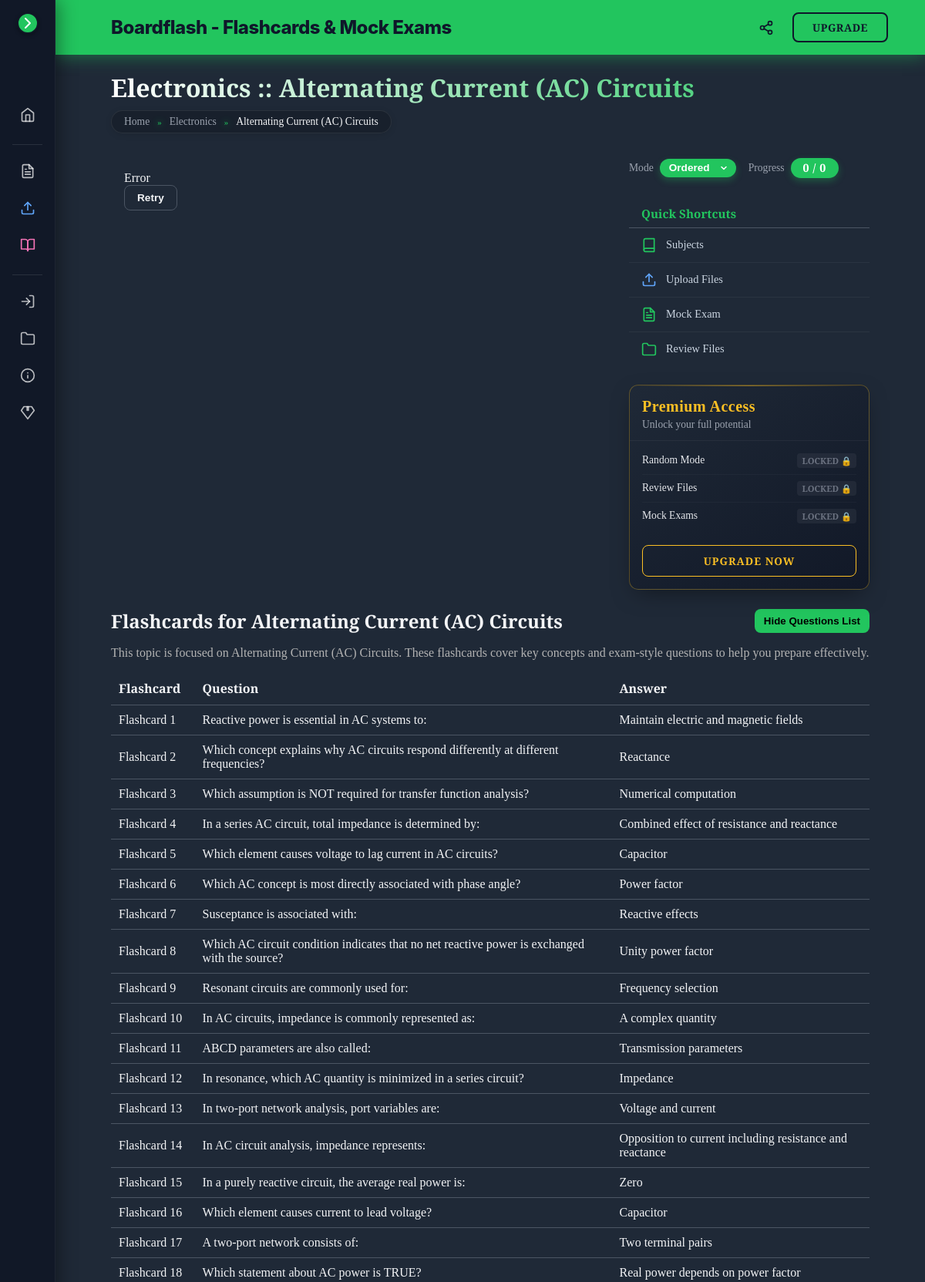
Page /flashcards/alternating-current-ac-circuits/ (upper part) on the committed database.
### review/models.py (models this page shows, shortened)
class Topic(models.Model):
    id = models.UUIDField(primary_key=True, default=uuid.uuid4, editable=False)
    subject = models.ForeignKey(Subject, on_delete=models.CASCADE, related_name="topics")
    folder_ref = models.ForeignKey(Folder, on_delete=models.SET_NULL, null=True, blank=True, related_name="topics")
    folder = models.CharField(max_length=255, default="General", blank=True, db_index=True, help_text="Deprecated. Use folder_ref.")
    slug = models.SlugField(max_length=140)
    title = models.CharField(max_length=255)
    description = models.TextField(blank=True)
    order = models.PositiveIntegerField(default=0, db_index=True)
    is_active = models.BooleanField(default=True, db_index=True)
    is_private = models.BooleanField(default=False, db_index=True, help_text="If True, only allowed users can see this topic.")
    allowed_users = models.ManyToManyField(User, blank=True, related_name="allowed_topics")
    created_at = models.DateTimeField(auto_now_add=True)
    updated_at = models.DateTimeField(auto_now=True)
    class Meta:
        unique_together = ("subject", "slug")
        ordering = ("subject", "folder_ref__order", "folder_ref__title", "order", "title")
        indexes = [
            Index(fields=["subject", "order"]),
            Index(fields=["is_active"]),
            Index(fields=["is_private"]),
        ]
        verbose_name = _("Topic")
        verbose_name_plural = _("Topics")
    def __str__(self):
        return f"{self.subject.title} • {self.title}"

class Question(models.Model):
    ANSWER_TEXT = "text"
    ANSWER_MC = "mc"
    ANSWER_TF = "tf"
    ANSWER_TYPE_CHOICES = [
        (ANSWER_TEXT, "Text"),
        (ANSWER_MC, "Multiple Choice"),
        (ANSWER_TF, "True / False"),
    ]
    id = models.UUIDField(primary_key=True, default=uuid.uuid4, editable=False)
    topic = models.ForeignKey(Topic, on_delete=models.CASCADE, related_name="questions")
    order = models.PositiveIntegerField(default=0, db_index=True)
    prompt = models.TextField()
    choices = JSONField(blank=True, null=True)
    answer = models.TextField(blank=True, null=True)
    answer_type = models.CharField(max_length=10, choices=ANSWER_TYPE_CHOICES, default=ANSWER_TEXT)
    explanation = models.TextField(blank=True, null=True)
    is_active = models.BooleanField(default=True, db_index=True)
    is_premium = models.BooleanField(default=False, db_index=True)
    metadata = JSONField(blank=True, null=True)
    created_at = models.DateTimeField(auto_now_add=True)
    updated_at = models.DateTimeField(auto_now=True)
    class Meta:
        ordering = ("topic", "order")
        indexes = [
            Index(fields=["topic", "order"]),
            Index(fields=["is_active"]),
            Index(fields=["is_premium"]),
            Index(fields=["created_at"]),
        ]
        verbose_name = _("Question")
        verbose_name_plural = _("Questions")

### review/views.py (the view)
# urls.py: path("flashcards/<slug:topic_slug>/", flashcard_view, name="flashcards-page"),
def flashcards(request, topic_slug=None, *args, **kwargs):
    incoming = topic_slug or kwargs.get("topic_slug")
    if not incoming:
        logger.warning("flashcards view called without topic identifier; returning 404")
        return render(request, "review/error.html", {"message": "Topic not specified."}, status=404)
    topic = None
    try:
        topic = Topic.objects.filter(slug=incoming).first()
        if not topic:
             return render(request, "review/error.html", {"message": "Topic not found."}, status=404)
    except Exception as e:
        logger.exception("Failed to resolve topic '%s': %s", incoming, e)
        return render(request, "review/error.html", {"message": "An error occurred."}, status=404)
    try:
        questions_qs = topic.questions.filter(is_active=True).order_by("order", "id")
        seo_questions = []
        idx = 1
        for q in questions_qs:
            ans_text = ""
            q_ans = str(q.answer).strip() if q.answer is not None else ""
            if q.choices:
                for c in q.choices:
                    c_key = str(c.get("key", "")).strip()
                    c_text = str(c.get("text", "")).strip()
                    if c_key == q_ans or c_text == q_ans:
                        ans_text = c.get("text", "")
                        break
            if not ans_text:
                ans_text = q.answer or ""
            seo_questions.append({
                "index": idx,
                "prompt": getattr(q, "prompt", ""),
                "answer_text": ans_text
            })
            idx += 1
        topic_questions_count = questions_qs.count()
    except Exception:
        seo_questions = []
        topic_questions_count = 0
    seo_intro = f"This topic is focused on {topic.title}. These flashcards cover key concepts and exam-style questions to help you prepare effectively."
    topic_seo_text = (getattr(topic, "description", "") or "").strip() or seo_intro
    try:
        suggested = []
        if getattr(topic, "subject", None):
            tq = topic.subject.topics.filter(is_active=True).exclude(id=topic.id)
            if request.user.is_authenticated:
                from django.db.models import Q
                tq = tq.filter(Q(is_private=False) | Q(allowed_users=request.user)).distinct()
            else:
                tq = tq.filter(is_private=False)
            for t in tq.order_by("order")[:5]:
                suggested.append({"title": t.title, "slug": t.slug})
    except Exception:
        suggested = []
    context = {
        "topic_slug": topic.slug,
        "topic_title": getattr(topic, "title", str(topic)),
        "subject_slug": topic.subject.slug if getattr(topic, "subject", None) else "",
        "is_premium_user": UserAccess.user_has_valid_access(request.user),
        "feature_random_enabled": is_feature_enabled("RANDOM_FLASHCARDS_ENABLED"),
        "page_size_default": 50,
        "seo_questions": seo_questions,
        "topic_questions_count": topic_questions_count,
        "seo_intro": seo_intro,
        "topic_seo_text": topic_seo_text,
        "suggested_topics": suggested,
    }
    return render(request, "review/flashcards.html", context)

### review/models.py (called while the page is built)
def is_feature_enabled(key: str) -> bool:
    try:
        flag = FeatureFlag.objects.filter(key=key).first()
        if flag:
            return flag.enabled
    except Exception:
        pass
    val = os.getenv(f"FEATURE_{key.upper()}")
    if not val:
        return False
    return val.lower() in ("1", "true", "yes", "on")

    @staticmethod
    def user_has_valid_access(user: Optional[User]) -> bool:
        if not user or not getattr(user, "is_authenticated", False):
            return False
        return True

### review/templates/review/flashcards.html (shortened to what this page needs)
{% extends "review/base.html" %}
{% load static %}
{% block head_extra %}
<link rel="stylesheet" href="{% static 'review/css/flashcards.css' %}">
{% endblock %}
{% block content %}
<div id="flashcards-app"
     data-topic-slug="{{ topic_slug|default:'' }}"
     data-subject-slug="{{ subject_slug|default:'' }}"
     data-is-premium="{{ is_premium_user|yesno:'true,false' }}"
     data-random-enabled="{{ feature_random_enabled|yesno:'true,false' }}"
     data-page-size="{{ page_size_default|default:200 }}"
     data-analytics-enabled="true"
     data-review-files-enabled="true"
     data-mock-exam-enabled="true"
     data-premium-login-required="false">
  <header class="main-header-banner">
    <div class="banner-brand">
      <span class="banner-text">Boardflash - Flashcards & Mock Exams</span>
    </div>
    <div class="banner-actions">
      <button class="btn-icon" title="Share">
      </button>
      <a href="/pricing/" class="btn-upgrade-banner">Upgrade</a>
    </div>
  </header>
  <div class="container-fluid">
    <div class="page-shell">
      <div class="section-title mb-4">
        <h1 class="display-5 fw-bold text-white mb-2">
          <span class="text-muted fw-light">::</span>
          <span class="text-accent">{{ topic_title|default:"Operational Amplifiers" }}</span>
        </h1>
        <nav class="section-breadcrumb">
          <span class="text-muted">Home</span>
          <span class="sep">»</span>
          <span class="text-muted">{{ subject_title|default:'Electronics' }}</span>
          <span class="sep">»</span>
          <span class="text-white">{{ topic_title|default:'Operational Amplifiers' }}</span>
        </nav>
      </div>
    </div>
    <div class="row g-3">
      <main class="col-12 col-lg-6">
        <div id="state-error" class="alert alert-danger" style="display:none">
          Error
          <div class="mt-2">
            <button id="retry-btn" class="btn btn-outline-secondary btn-sm">Retry</button>
          </div>
        </div>
      </main>
      <aside class="col-12 col-lg-3">
        <div class="controls-grid">
           <div class="control-item">
             <span class="control-label">Mode</span>
             <select id="mode-select" class="form-select form-select-sm bg-dark border-secondary text-white">
               <option value="ordered" class="text-dark">Ordered</option>
             </select>
           </div>
           <div class="control-item">
             <span class="control-label">Progress</span>
             <div class="progress-pill-sidebar text-accent font-monospace">
                <span id="progress-current">0</span> / <span id="progress-total">0</span>
             </div>
           </div>
        </div>
        <div class="card">
          <div class="card-body" style="padding:0; overflow:visible;">
            <div class="shortcuts-menu">
              <div class="shortcut-header">Quick Shortcuts</div>
              <a href="/" class="shortcut-category" style="text-decoration: none; display: flex; align-items: center; padding: 12px 16px; border-bottom: 1px solid rgba(255,255,255,0.05);">
                  <span class="cat-icon shortcut-icon" style="margin-right: 12px;">
                    <svg xmlns="http://www.w3.org/2000/svg" width="20" height="20" viewBox="0 0 24 24" fill="none" stroke="currentColor" stroke-width="2" stroke-linecap="round" stroke-linejoin="round"><path d="M4 19.5A2.5 2.5 0 0 1 6.5 17H20"></path><path d="M6.5 2H20v20H6.5A2.5 2.5 0 0 1 4 19.5v-15A2.5 2.5 0 0 1 6.5 2z"></path></svg>
                  </span>
                  <span class="cat-name" style="color: #cbd5e1; font-weight: 500;">Subjects</span>
              </a>
              <a href="/?highlight=concierge" class="shortcut-category" style="text-decoration: none; display: flex; align-items: center; padding: 12px 16px; border-bottom: 1px solid rgba(255,255,255,0.05);">
                  <span class="cat-icon shortcut-icon" style="margin-right: 12px; color: #60a5fa;">
                  </span>
                  <span class="cat-name" style="color: #cbd5e1; font-weight: 500;">Upload Files</span>
              </a>
              <a href="{% url 'review:mock_exams' %}" class="shortcut-category" style="text-decoration: none; display: flex; align-items: center; padding: 12px 16px; border-bottom: 1px solid rgba(255,255,255,0.05);">
                  <span class="cat-icon shortcut-icon" style="margin-right: 12px;">
                  </span>
                  <span class="cat-name" style="color: #cbd5e1; font-weight: 500;">Mock Exam</span>
              </a>
              <a href="{% url 'review:review_files' %}" class="shortcut-category" style="text-decoration: none; display: flex; align-items: center; padding: 12px 16px;">
                  <span class="cat-icon shortcut-icon" style="margin-right: 12px;">
                    <svg xmlns="http://www.w3.org/2000/svg" width="20" height="20" viewBox="0 0 24 24" fill="none" stroke="currentColor" stroke-width="2" stroke-linecap="round" stroke-linejoin="round"><path d="M22 19a2 2 0 0 1-2 2H4a2 2 0 0 1-2-2V5a2 2 0 0 1 2-2h5l2 3h9a2 2 0 0 1 2 2z"></path></svg>
                  </span>
                  <span class="cat-name" style="color: #cbd5e1; font-weight: 500;">Review Files</span>
              </a>
            </div>
          </div>
        </div>
        <div class="premium-card">
          <div class="premium-header">
            <div class="premium-title">Premium Access</div>
            <div class="premium-subtitle">Unlock your full potential</div>
          </div>
          <ul class="premium-features">
            <li class="premium-feature-item">
              <span>Random Mode</span>
              {% if is_premium_user %}
              <span class="status-unlocked" style="color:var(--accent);">On Premium ✅</span>
              {% else %}
              <span class="status-locked" id="feature-random-badge">Locked 🔒</span>
              {% endif %}
            </li>
            <li class="premium-feature-item">
              <span>Review Files</span>
              {% if is_premium_user %}
              <span class="status-unlocked" style="color:var(--accent);">On Premium ✅</span>
              {% else %}
              <span class="status-locked" id="feature-reviewfiles-badge">Locked 🔒</span>
              {% endif %}
            </li>
            <li class="premium-feature-item">
              <span>Mock Exams</span>
              {% if is_premium_user %}
              <span class="status-unlocked" style="color:var(--accent);">On Premium ✅</span>
              {% else %}
              <span class="status-locked" id="feature-mockexam-badge">Locked 🔒</span>
              {% endif %}
            </li>
          </ul>
          <div class="premium-footer">
            {% if is_premium_user %}
             <div class="btn-premium" style="background:var(--accent); color:black; cursor:default; text-align:center;">On Premium</div>
            {% else %}
            <a href="/pricing/" class="btn-premium">Upgrade Now</a>
            {% endif %}
          </div>
        </div>
      </aside>
    </div>
  </div>
</div>
<div class="seo-topic-section" style="padding: 24px;">
  <div style="display:flex; align-items:center; justify-content:space-between; margin-bottom:12px;">
    <h2 style="font-size:1.5rem; font-weight:800; margin:0;">Flashcards for {{ topic_title }}</h2>
    <button id="toggle-questions-btn" style="background: var(--accent); color:#000; border:none; padding:8px 12px; border-radius:8px; font-weight:700; cursor:pointer;">Hide Questions List</button>
  </div>
  <p style="color:#b3b3b3; margin-bottom:16px;">{{ topic_seo_text }}</p>
  <div id="seo-questions-section" style="overflow-x:auto;">
    <table style="width:100%; border-collapse:collapse;">
      <thead>
        <tr>
          <th style="text-align:left; padding:10px; border-bottom:1px solid var(--border);">Flashcard</th>
          <th style="text-align:left; padding:10px; border-bottom:1px solid var(--border);">Question</th>
          <th style="text-align:left; padding:10px; border-bottom:1px solid var(--border);">Answer</th>
        </tr>
      </thead>
      <tbody>
        {% for item in seo_questions %}
        <tr>
          <td style="padding:10px; border-bottom:1px solid var(--border);">Flashcard {{ item.index }}</td>
          <td style="padding:10px; border-bottom:1px solid var(--border);">{{ item.prompt }}</td>
          <td style="padding:10px; border-bottom:1px solid var(--border);">{{ item.answer_text }}</td>
        </tr>
        {% endfor %}
      </tbody>
    </table>
  </div>
</div>
{% endblock %}

### review/static/review/css/main.css (style rules this page uses)
:root { --bg: #0f172a; --card: #1e293b; --text: #f1f5f9; --muted: #94a3b8; --accent: #22c55e; --accent-hover: #4ade80; --danger: #ef4444; --border: rgba(255,255,255,0.08); --shadow: 0 10px 15px -3px rgba(0,0,0,0.5), 0 4px 6px -2px rgba(0,0,0,0.3); --sidebar-width: 260px; }
* { box-sizing: border-box; }
html, body { height: 100%; }
body { margin: 0; background: var(--bg); color: var(--text); font-family: 'Libre Baskerville', serif; }
a { color: var(--text); text-decoration: none; }
.row { display: flex; flex-wrap: wrap; margin-right: -12px; margin-left: -12px; }
.row > * { padding-right: 12px; padding-left: 12px; }
.col-12 { flex: 0 0 100%; max-width: 100%; box-sizing: border-box; }
.row { margin-right: -12px; margin-left: -12px; width: calc(100% + 24px); }
@media (min-width: 992px) { .col-lg-6 { flex: 0 0 66.666667%; max-width: 66.666667%; } }
@media (min-width: 992px) { .col-lg-3 { flex: 0 0 33.333333%; max-width: 33.333333%; } }
.col-lg-3 { display: flex; flex-direction: column; height: 100%; gap: 20px; }
.premium-card { margin-top: 0; }

### rows in the picture
Topic: title "Alternating Current (AC) Circuits"
Question: prompt "Reactive power is essential in AC systems to:"
Question: prompt "Which concept explains why AC circuits respond differently at different frequencies?"
Question: prompt "Which assumption is NOT required for transfer function analysis?"
Question: prompt "In a series AC circuit, total impedance is determined by:"
Question: prompt "Which element causes voltage to lag current in AC circuits?"
Question: prompt "Which AC concept is most directly associated with phase angle?"
Question: prompt "Susceptance is associated with:"
Question: prompt "Which AC circuit condition indicates that no net reactive power is exchanged with the source?"
Question: prompt "Resonant circuits are commonly used for:"
Question: prompt "In AC circuits, impedance is commonly represented as:"
Question: prompt "ABCD parameters are also called:"
Question: prompt "In resonance, which AC quantity is minimized in a series circuit?"
Question: prompt "In two-port network analysis, port variables are:"
Question: prompt "In AC circuit analysis, impedance represents:"
Question: prompt "In a purely reactive circuit, the average real power is:"
Question: prompt "Which element causes current to lead voltage?"
Question: prompt "A two-port network consists of:"
Question: prompt "Which statement about AC power is TRUE?"

### other values in the picture
{{ subject_title|default:'Electronics' }} "Electronics"
{{ topic_seo_text }} "This topic is focused on Alternating Current (AC) Circuits. These flashcards cover key concepts and exam-style questions to help you prepare effectively."
{{ item.index }} "1" "2" "3" "4" "5" "6" "7" "8" "9" "10" "11" "12" "13" "14" "15" "16" "17" "18"
{{ item.answer_text }} "Maintain electric and magnetic fields" "Reactance" "Numerical computation" "Combined effect of resistance and reactance" "Capacitor" "Power factor" "Reactive effects" "Unity power factor" "Frequency selection" "A complex quantity" "Transmission parameters" "Impedance" "Voltage and current" "Opposition to current including resistance and reactance" "Zero" "Capacitor" "Two terminal pairs" "Real power depends on power factor"
